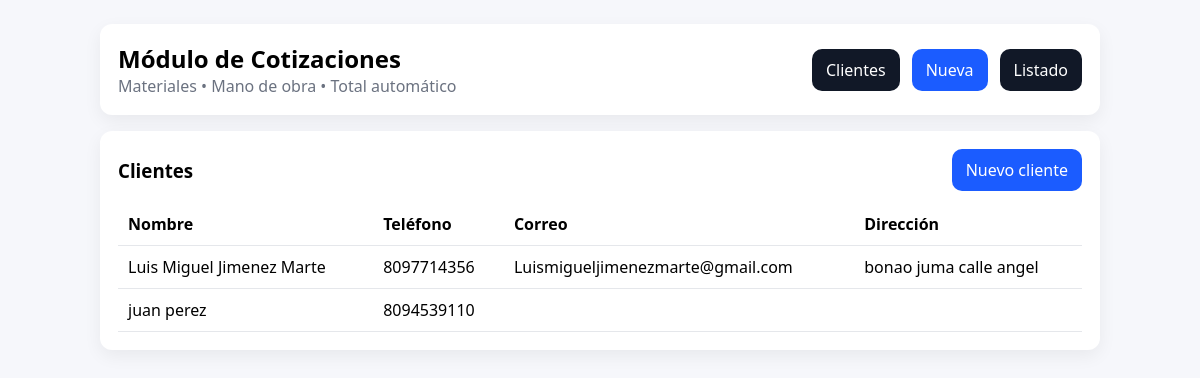
The app's page /cotizaciones/clientes/ with its own data.
### cotizaciones/models.py (models this page shows, shortened)
class Cliente(models.Model):
    nombre = models.CharField(max_length=120)
    telefono = models.CharField(max_length=30, blank=True)
    correo = models.EmailField(blank=True)
    direccion = models.CharField(max_length=255, blank=True)

### cotizaciones/views.py (the view)
# urls.py: path("clientes/", views.cliente_list, name="cliente_list"),
def cliente_list(request):
    clientes = Cliente.objects.order_by("nombre")
    return render(request, "cotizaciones/cliente_list.html", {"clientes": clientes})

### cotizaciones/templates/cotizaciones/cliente_list.html (shortened to what this page needs)
{% extends "cotizaciones/base.html" %}
{% block content %}
<div class="card">
  <div class="row" style="justify-content:space-between;align-items:center;">
    <h3 style="margin:0;">Clientes</h3>
    <a class="btn" href="{% url 'cotizaciones:cliente_create' %}">Nuevo cliente</a>
  </div>
  <table style="margin-top:12px;">
    <thead><tr><th>Nombre</th><th>Teléfono</th><th>Correo</th><th>Dirección</th></tr></thead>
    <tbody>
      {% for c in clientes %}
      <tr><td>{{ c.nombre }}</td><td>{{ c.telefono }}</td><td>{{ c.correo }}</td><td>{{ c.direccion }}</td></tr>
      {% empty %}
      <tr><td colspan="4" class="muted">No hay clientes.</td></tr>
      {% endfor %}
    </tbody>
  </table>
</div>
{% endblock %}

### cotizaciones/templates/cotizaciones/base.html (style rules this page uses)
body { font-family:system-ui,Arial;margin:24px;background:#f6f7fb; }
.card { background:white;padding:18px;border-radius:12px;box-shadow:0 6px 18px rgba(0,0,0,.06);margin-bottom:16px; }
a { color:#1b5cff;text-decoration:none; }
.row { display:flex;gap:12px;flex-wrap:wrap; }
.btn { display:inline-block;padding:10px 14px;border-radius:10px;background:#1b5cff;color:white; }
table { width:100%;border-collapse:collapse; }
th,td { padding:10px;border-bottom:1px solid #e5e7eb;text-align:left; }

### records on screen
Cliente: nombre "Luis Miguel Jimenez Marte", telefono "8097714356", correo "Luismigueljimenezmarte@gmail.com", direccion "bonao juma calle angel"
Cliente: nombre "juan perez", telefono "8094539110"
